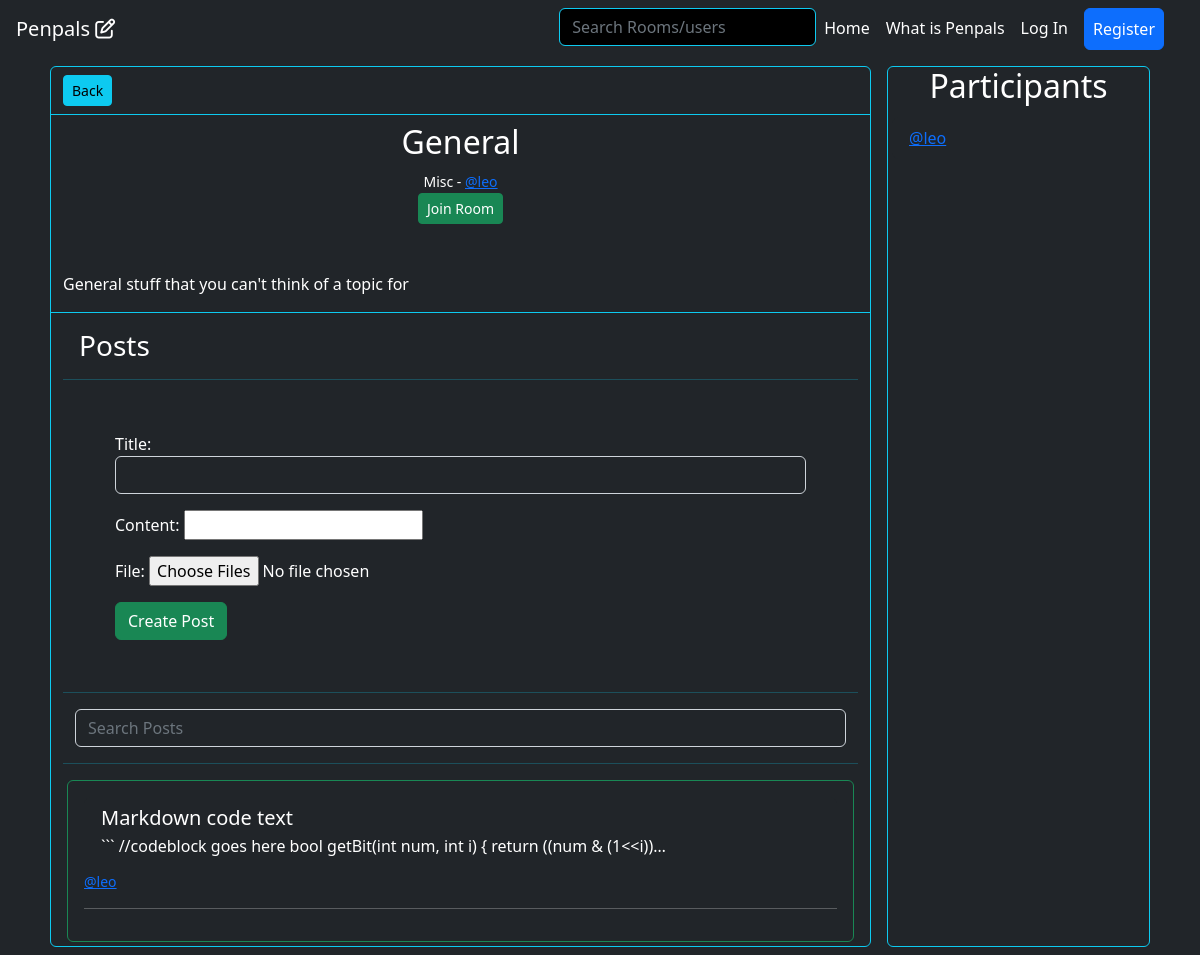
Screenshot of /room/6 with the database file from the repository.
### base/models.py (models this page shows, shortened)
class Room(models.Model):
    name = models.CharField(max_length=120)
    description = MarkdownField(rendered_field='description_rendered', validator=VALIDATOR_STANDARD)
    description_rendered = RenderedMarkdownField()
    is_private = models.BooleanField(default=False)
    created_at = models.DateTimeField(auto_now_add=True)
    updated_at = models.DateTimeField(auto_now=True)
    topic = models.ForeignKey(Topic,null=True, on_delete=models.SET_NULL ,related_name='topic_rooms')
    creator = models.ForeignKey(Account,null=True,on_delete=models.SET_NULL,related_name='created_rooms')
    admins = models.ManyToManyField(Account,related_name='administrated_rooms')
    participants = models.ManyToManyField(Account,related_name='joined_rooms')
    class Meta:
        ordering = ['-created_at']

class Topic(models.Model):
    name = models.CharField(max_length=50)
    def __str__(self):
        return self.name

class Post(models.Model):
    title = models.CharField(max_length=120)
    content = MarkdownField(rendered_field='content_rendered', validator=VALIDATOR_STANDARD)
    content_rendered = RenderedMarkdownField()
    creator = models.ForeignKey(Account,on_delete=models.CASCADE,related_name="user_posts")
    room = models.ForeignKey(Room,on_delete=models.CASCADE,related_name='room_posts')
    likes = models.ManyToManyField(Account,related_name='liked_posts')
    dislikes = models.ManyToManyField(Account,related_name='disliked_posts')
    bookmarks = models.ManyToManyField(Account,related_name='bookmarked_posts')
    pinned = models.BooleanField(default=False)
    created_at = models.DateTimeField(auto_now_add=True)
    updated_at = models.DateTimeField(auto_now=True)
    class Meta:
        ordering = ['pinned','-created_at']

### accounts/models.py (models this page shows, shortened)
class Account(AbstractBaseUser,PermissionsMixin):
    id = models.UUIDField(primary_key = True,default=uuid.uuid4,editable=False)
    Genders=[
        ("Male","Male"),
        ("Female","Female")
    ]
    email = models.EmailField(verbose_name="email", max_length=60, unique=True)
    username = models.CharField(max_length=30, unique=True)
    gender = models.CharField(max_length=7,choices=Genders,default = "Male")
    phone_num = PhoneNumberField(blank=True)
    current_residence = CountryField(null =True , blank = True)
    nationality = CountryField(null =True , blank = True)
    date_joined = models.DateTimeField(verbose_name="date joined", auto_now_add=True)
    last_login = models.DateTimeField(verbose_name="last login", auto_now=True)
    is_active = models.BooleanField(default=True)
    is_admin = models.BooleanField(default=False)
    is_staff = models.BooleanField(default=False)
    is_superuser = models.BooleanField(default=False)
    profile_image = models.URLField(default="https://www.freeiconspng.com/thumbs/account-icon/account-icon-33.png")
    USERNAME_FIELD = "email"
    REQUIRED_FIELDS = [
        'username',
    ]
    objects = MyAccountManager()
    class Meta:
        unique_together = ('username','email')
    def __str__(self):
        return f"<a href='/accounts/{self.id}'>@{self.username}</a>"

### base/views.py (the view)
# urls.py: path('room/<int:roomid>',view_room,name='view_room'),
def view_room(request, roomid):
    context = {}
    room = Room.objects.get(id=roomid)
    context['room'] = room
    context['post_form'] = PostCreationForm()
    context['file_form'] = PostFileForm()
    if request.GET:
        p = request.GET.get('p')
        context['posts'] = room.room_posts.filter(title__icontains=p)
    else:
        context['posts'] = room.room_posts.all()
    context['joined'] = (request.user in room.participants.all())
    return render(request,"base/view_room.html",context)

### base/forms.py
class PostCreationForm(forms.ModelForm):
    class Meta:
        model = Post
        fields = ('title', 'content')
        widgets = {
            'title': forms.TextInput(attrs={'class':'form-control bg-dark text-white'}),
            'content': MDEWidget(attrs={'class':'bg-dark text-white form-control'}),
        }

class PostFileForm(forms.ModelForm):
    file = forms.FileField(required=False,widget=ClearableMultipleFileInput())
    class Meta:
        model = PostFile
        fields = ['file']

### base/models.py (called while the page is built)
    def __str__(self):
        return self.file.name

### base/widgets.py (called while the page is built)
    def is_initial(self, value):
        return bool(value)

### base/templates/base/view_room.html (shortened to what this page needs)
{% extends "layout.html" %}
{% block body %}
<div class="container" style="display: grid; grid-template-columns: 3fr 1fr;">
    <div class="border rounded border-info m-2">
        <div class="container mt-2 mb-2 border-bottom border-info pb-2">
            <a href="{% url 'index'%}?t={{room.topic.name}}" class="btn btn-info btn-sm">Back</a>
        </div>
        <div class="border-bottom border-info">
            <div class="text-center">
                <h2>{{room.name}}</h2>
                <small>{{room.topic}} - {{room.creator|safe}}</small>
                <div>
                    {% if not joined and not is_private%}
                    <a href="{% url 'join_room' room.id %}" class="btn btn-success btn-sm">Join Room</a>
                    {% endif %}
                </div>
            </div>
            <div class="container-fluid">
                <p class="text-center p-3">{{room.description_rendered | safe}}</p>
            </div>
        </div>
        <div class="text-white container">
            <h3 class="text-left m-3">Posts</h3>
            <hr class="text-info">
            {% include "base/create_post.html" %}
            <hr class="text-info">
        </div>
        <div class="container">
            <form class="container-fluid" action="{% url 'view_room' room.id %}">
                <input name="p" class="form-control bg-dark text-white m-auto" type="search" placeholder="Search Posts"
                    aria-label="Search">
            </form>
            <hr class="text-info">
            <div class="border rounded border-success list-group p-3 m-1">
                {% include "base/posts.html" %}
            </div>
        </div>
    </div>
    <div class="border rounded border-info m-2">
        <h2 class="text-center">Participants</h2>
        <ul class="list-group">
            {% for participant in room.participants.all %}
            <li class="list-group-item bg-dark m-1 text-white border-dark">{{participant | safe}}</li>
            {% endfor %}
        </ul>
    </div>
</div>
{% endblock %}

### base/templates/base/posts.html (shortened to what this page needs)
{% for post in posts %}
<a href="{% url 'view_post' post.id %}"
    class="list-group-item list-group-item-action flex-column align-items-start bg-dark text-white border-dark">
    <div class="d-flex w-100 justify-content-between">
        <h5 class="mb-1">{{ post.title }}</h5>
    </div>
    <p class="mb-1">{{post.content | truncatechars:100 }}</p>
    <small>{{post.creator |safe }}</small>
</a>
<hr>
{% empty %}
<h3>No posts here</h3>
{% endfor %}

### rows the page displays
Room: name "General", topic "Misc", creator "@leo", description_rendered "General stuff that you can't think of a topic for"
Post: title "Markdown code text", content "``` //codeblock goes here bool getBit(int num, int i) { return ((num & (1<<i))…", creator "@leo"
Account: id+username "@leo"

### other values shown
{{ file_form.as_p }} "File:"
